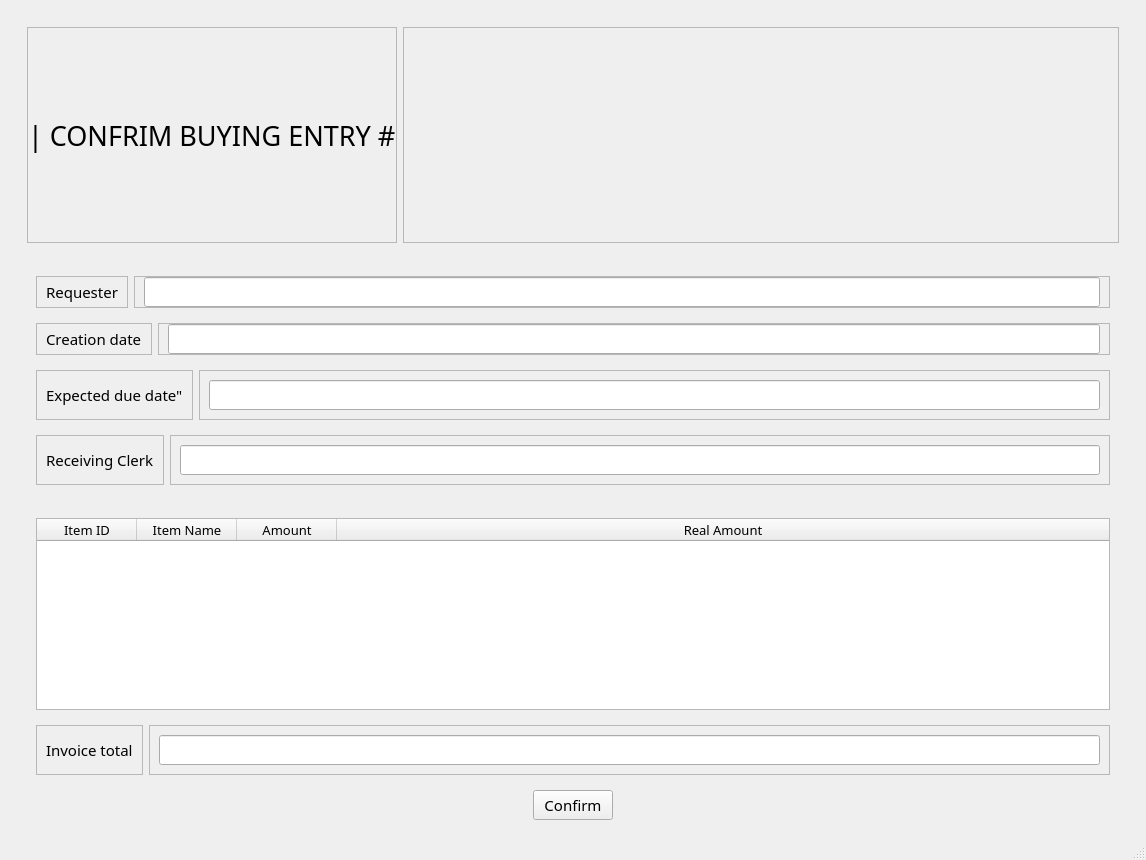
<?xml version="1.0" encoding="UTF-8"?>
<ui version="4.0">
 <class>MainWindow</class>
 <widget class="QMainWindow" name="MainWindow">
  <property name="geometry">
   <rect>
    <x>0</x>
    <y>0</y>
    <width>1146</width>
    <height>860</height>
   </rect>
  </property>
  <property name="windowTitle">
   <string>MainWindow</string>
  </property>
  <widget class="QWidget" name="centralwidget">
   <layout class="QVBoxLayout" name="verticalLayout">
    <item>
     <widget class="QWidget" name="widget" native="true">
      <layout class="QVBoxLayout" name="verticalLayout_2">
       <item>
        <widget class="QWidget" name="widget_2" native="true">
         <layout class="QHBoxLayout" name="horizontalLayout">
          <item alignment="Qt::AlignLeft">
           <widget class="QFrame" name="frame">
            <property name="font">
             <font>
              <family>Sans Serif Collection</family>
              <pointsize>20</pointsize>
             </font>
            </property>
            <property name="frameShape">
             <enum>QFrame::StyledPanel</enum>
            </property>
            <property name="frameShadow">
             <enum>QFrame::Raised</enum>
            </property>
            <layout class="QVBoxLayout" name="verticalLayout_3">
             <property name="spacing">
              <number>0</number>
             </property>
             <property name="leftMargin">
              <number>0</number>
             </property>
             <property name="topMargin">
              <number>0</number>
             </property>
             <property name="rightMargin">
              <number>0</number>
             </property>
             <property name="bottomMargin">
              <number>0</number>
             </property>
             <item>
              <widget class="QLabel" name="label">
               <property name="text">
                <string>| CONFRIM BUYING ENTRY #</string>
               </property>
              </widget>
             </item>
            </layout>
           </widget>
          </item>
          <item>
           <widget class="QFrame" name="frame_2">
            <property name="sizePolicy">
             <sizepolicy hsizetype="Expanding" vsizetype="Preferred">
              <horstretch>0</horstretch>
              <verstretch>0</verstretch>
             </sizepolicy>
            </property>
            <property name="frameShape">
             <enum>QFrame::StyledPanel</enum>
            </property>
            <property name="frameShadow">
             <enum>QFrame::Raised</enum>
            </property>
            <layout class="QVBoxLayout" name="verticalLayout_4">
             <property name="leftMargin">
              <number>0</number>
             </property>
             <property name="topMargin">
              <number>0</number>
             </property>
             <property name="rightMargin">
              <number>0</number>
             </property>
             <property name="bottomMargin">
              <number>0</number>
             </property>
             <item alignment="Qt::AlignLeft">
              <widget class="QLineEdit" name="BEId">
               <property name="sizePolicy">
                <sizepolicy hsizetype="Expanding" vsizetype="Expanding">
                 <horstretch>0</horstretch>
                 <verstretch>0</verstretch>
                </sizepolicy>
               </property>
               <property name="font">
                <font>
                 <family>Sans Serif Collection</family>
                 <pointsize>20</pointsize>
                </font>
               </property>
               <property name="styleSheet">
                <string notr="true">background-color: transparent;
border-color: none;
border: none;
border-bottom: none;
color: rgb(0, 0, 0);</string>
               </property>
              </widget>
             </item>
            </layout>
           </widget>
          </item>
         </layout>
        </widget>
       </item>
       <item>
        <widget class="QWidget" name="widget_3" native="true">
         <property name="sizePolicy">
          <sizepolicy hsizetype="Preferred" vsizetype="Expanding">
           <horstretch>0</horstretch>
           <verstretch>0</verstretch>
          </sizepolicy>
         </property>
         <layout class="QVBoxLayout" name="verticalLayout_5">
          <item>
           <widget class="QWidget" name="widget_8" native="true">
            <layout class="QHBoxLayout" name="horizontalLayout_3">
             <item>
              <widget class="QFrame" name="frame_5">
               <property name="frameShape">
                <enum>QFrame::StyledPanel</enum>
               </property>
               <property name="frameShadow">
                <enum>QFrame::Raised</enum>
               </property>
               <layout class="QVBoxLayout" name="verticalLayout_17">
                <property name="topMargin">
                 <number>0</number>
                </property>
                <property name="bottomMargin">
                 <number>0</number>
                </property>
                <item>
                 <widget class="QLabel" name="label_3">
                  <property name="font">
                   <font>
                    <family>Sans Serif Collection</family>
                    <pointsize>11</pointsize>
                   </font>
                  </property>
                  <property name="text">
                   <string>Requester</string>
                  </property>
                 </widget>
                </item>
               </layout>
              </widget>
             </item>
             <item>
              <widget class="QFrame" name="frame_6">
               <property name="frameShape">
                <enum>QFrame::StyledPanel</enum>
               </property>
               <property name="frameShadow">
                <enum>QFrame::Raised</enum>
               </property>
               <layout class="QVBoxLayout" name="verticalLayout_18">
                <property name="topMargin">
                 <number>0</number>
                </property>
                <property name="bottomMargin">
                 <number>0</number>
                </property>
                <item>
                 <widget class="QLineEdit" name="Requester">
                  <property name="font">
                   <font>
                    <family>Sans Serif Collection</family>
                    <pointsize>11</pointsize>
                   </font>
                  </property>
                  <property name="readOnly">
                   <bool>true</bool>
                  </property>
                 </widget>
                </item>
               </layout>
              </widget>
             </item>
            </layout>
           </widget>
          </item>
          <item>
           <widget class="QWidget" name="widget_7" native="true">
            <layout class="QHBoxLayout" name="horizontalLayout_6">
             <property name="topMargin">
              <number>0</number>
             </property>
             <property name="bottomMargin">
              <number>0</number>
             </property>
             <item>
              <widget class="QFrame" name="frame_7">
               <property name="font">
                <font>
                 <family>Sans Serif Collection</family>
                 <pointsize>11</pointsize>
                </font>
               </property>
               <property name="frameShape">
                <enum>QFrame::StyledPanel</enum>
               </property>
               <property name="frameShadow">
                <enum>QFrame::Raised</enum>
               </property>
               <layout class="QVBoxLayout" name="verticalLayout_15">
                <property name="topMargin">
                 <number>0</number>
                </property>
                <property name="bottomMargin">
                 <number>0</number>
                </property>
                <item>
                 <widget class="QLabel" name="label_4">
                  <property name="text">
                   <string>Creation date</string>
                  </property>
                 </widget>
                </item>
               </layout>
              </widget>
             </item>
             <item>
              <widget class="QFrame" name="frame_8">
               <property name="font">
                <font>
                 <family>Sans Serif Collection</family>
                 <pointsize>11</pointsize>
                </font>
               </property>
               <property name="frameShape">
                <enum>QFrame::StyledPanel</enum>
               </property>
               <property name="frameShadow">
                <enum>QFrame::Raised</enum>
               </property>
               <layout class="QVBoxLayout" name="verticalLayout_16">
                <property name="topMargin">
                 <number>0</number>
                </property>
                <property name="bottomMargin">
                 <number>0</number>
                </property>
                <item>
                 <widget class="QLineEdit" name="creationDate">
                  <property name="readOnly">
                   <bool>true</bool>
                  </property>
                 </widget>
                </item>
               </layout>
              </widget>
             </item>
            </layout>
           </widget>
          </item>
          <item>
           <widget class="QWidget" name="widget_6" native="true">
            <layout class="QHBoxLayout" name="horizontalLayout_5">
             <item>
              <widget class="QFrame" name="frame_9">
               <property name="frameShape">
                <enum>QFrame::StyledPanel</enum>
               </property>
               <property name="frameShadow">
                <enum>QFrame::Raised</enum>
               </property>
               <layout class="QVBoxLayout" name="verticalLayout_14">
                <item>
                 <widget class="QLabel" name="label_5">
                  <property name="font">
                   <font>
                    <family>Sans Serif Collection</family>
                    <pointsize>11</pointsize>
                   </font>
                  </property>
                  <property name="text">
                   <string>Expected due date&quot;</string>
                  </property>
                 </widget>
                </item>
               </layout>
              </widget>
             </item>
             <item>
              <widget class="QFrame" name="frame_10">
               <property name="frameShape">
                <enum>QFrame::StyledPanel</enum>
               </property>
               <property name="frameShadow">
                <enum>QFrame::Raised</enum>
               </property>
               <layout class="QVBoxLayout" name="verticalLayout_13">
                <item>
                 <widget class="QLineEdit" name="duedate">
                  <property name="font">
                   <font>
                    <family>Sans Serif Collection</family>
                    <pointsize>11</pointsize>
                   </font>
                  </property>
                  <property name="readOnly">
                   <bool>true</bool>
                  </property>
                 </widget>
                </item>
               </layout>
              </widget>
             </item>
            </layout>
           </widget>
          </item>
          <item>
           <widget class="QWidget" name="widget_9" native="true">
            <layout class="QHBoxLayout" name="horizontalLayout_7">
             <property name="topMargin">
              <number>0</number>
             </property>
             <property name="bottomMargin">
              <number>0</number>
             </property>
             <item>
              <widget class="QFrame" name="frame_13">
               <property name="frameShape">
                <enum>QFrame::StyledPanel</enum>
               </property>
               <property name="frameShadow">
                <enum>QFrame::Raised</enum>
               </property>
               <layout class="QVBoxLayout" name="verticalLayout_19">
                <item>
                 <widget class="QLabel" name="label_7">
                  <property name="font">
                   <font>
                    <family>Sans Serif Collection</family>
                    <pointsize>11</pointsize>
                   </font>
                  </property>
                  <property name="text">
                   <string>Receiving Clerk</string>
                  </property>
                 </widget>
                </item>
               </layout>
              </widget>
             </item>
             <item>
              <widget class="QFrame" name="frame_14">
               <property name="frameShape">
                <enum>QFrame::StyledPanel</enum>
               </property>
               <property name="frameShadow">
                <enum>QFrame::Raised</enum>
               </property>
               <layout class="QVBoxLayout" name="verticalLayout_20">
                <item>
                 <widget class="QLineEdit" name="staff">
                  <property name="font">
                   <font>
                    <family>Sans Serif Collection</family>
                    <pointsize>11</pointsize>
                   </font>
                  </property>
                 </widget>
                </item>
               </layout>
              </widget>
             </item>
            </layout>
           </widget>
          </item>
         </layout>
        </widget>
       </item>
       <item>
        <widget class="QWidget" name="widget_4" native="true">
         <layout class="QVBoxLayout" name="verticalLayout_7">
          <item>
           <widget class="QWidget" name="widget_11" native="true">
            <layout class="QVBoxLayout" name="verticalLayout_8">
             <item>
              <widget class="QTableWidget" name="ItemTable">
               <property name="font">
                <font>
                 <family>Sans Serif Collection</family>
                 <pointsize>10</pointsize>
                </font>
               </property>
               <attribute name="horizontalHeaderStretchLastSection">
                <bool>true</bool>
               </attribute>
               <column>
                <property name="text">
                 <string>Item ID</string>
                </property>
               </column>
               <column>
                <property name="text">
                 <string>Item Name</string>
                </property>
               </column>
               <column>
                <property name="text">
                 <string>Amount</string>
                </property>
               </column>
               <column>
                <property name="text">
                 <string>Real Amount</string>
                </property>
               </column>
              </widget>
             </item>
            </layout>
           </widget>
          </item>
          <item>
           <widget class="QWidget" name="widget_12" native="true">
            <layout class="QHBoxLayout" name="horizontalLayout_2">
             <property name="topMargin">
              <number>0</number>
             </property>
             <property name="bottomMargin">
              <number>0</number>
             </property>
             <item>
              <widget class="QFrame" name="frame_3">
               <property name="frameShape">
                <enum>QFrame::StyledPanel</enum>
               </property>
               <property name="frameShadow">
                <enum>QFrame::Raised</enum>
               </property>
               <layout class="QVBoxLayout" name="verticalLayout_9">
                <property name="topMargin">
                 <number>0</number>
                </property>
                <property name="bottomMargin">
                 <number>0</number>
                </property>
                <item>
                 <widget class="QLabel" name="label_2">
                  <property name="font">
                   <font>
                    <family>Sans Serif Collection</family>
                    <pointsize>11</pointsize>
                   </font>
                  </property>
                  <property name="text">
                   <string>Invoice total</string>
                  </property>
                 </widget>
                </item>
               </layout>
              </widget>
             </item>
             <item>
              <widget class="QFrame" name="frame_4">
               <property name="font">
                <font>
                 <family>Sans Serif Collection</family>
                 <pointsize>11</pointsize>
                </font>
               </property>
               <property name="frameShape">
                <enum>QFrame::StyledPanel</enum>
               </property>
               <property name="frameShadow">
                <enum>QFrame::Raised</enum>
               </property>
               <layout class="QVBoxLayout" name="verticalLayout_10">
                <item>
                 <widget class="QLineEdit" name="invoiceTotal"/>
                </item>
               </layout>
              </widget>
             </item>
            </layout>
           </widget>
          </item>
         </layout>
        </widget>
       </item>
       <item>
        <widget class="QWidget" name="widget_5" native="true">
         <layout class="QVBoxLayout" name="verticalLayout_6">
          <property name="topMargin">
           <number>0</number>
          </property>
          <property name="bottomMargin">
           <number>0</number>
          </property>
          <item alignment="Qt::AlignHCenter">
           <widget class="QPushButton" name="confirmButton">
            <property name="font">
             <font>
              <family>Sans Serif Collection</family>
              <pointsize>11</pointsize>
             </font>
            </property>
            <property name="text">
             <string>Confirm</string>
            </property>
           </widget>
          </item>
         </layout>
        </widget>
       </item>
      </layout>
     </widget>
    </item>
   </layout>
  </widget>
  <widget class="QStatusBar" name="statusbar"/>
 </widget>
 <resources/>
 <connections/>
</ui>
